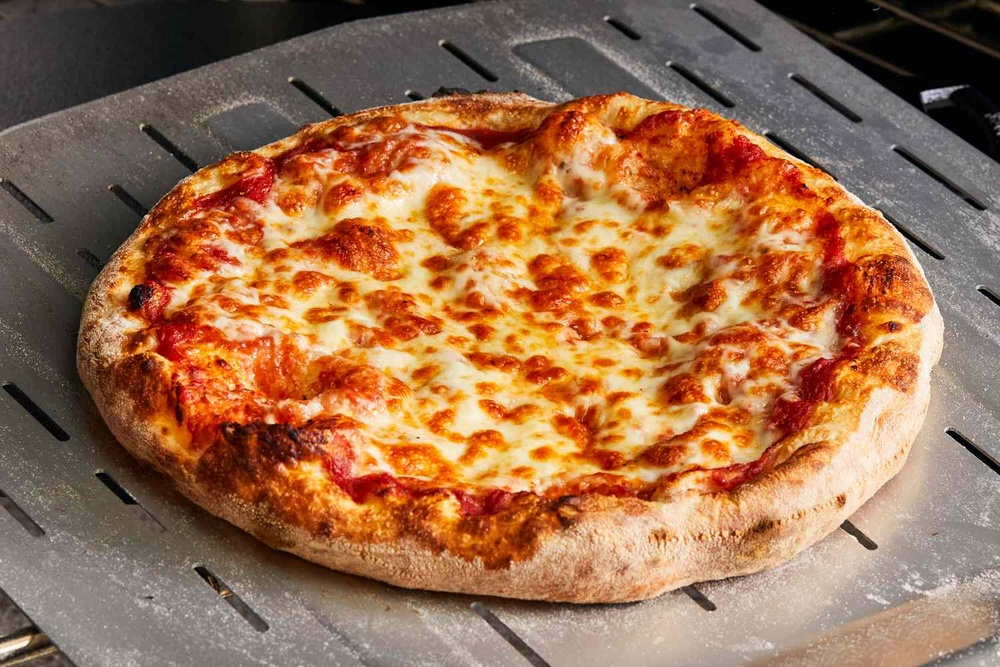
#> input picture opencv/object detection/obj_detection_basics/pizza.jpg, 1000 x 667 px, shrunk from 1500 x 1000 before the run, found by its file name
$ python image_histogram.py
#> lines starting #> are read from the running program, lines starting #| are printed output that depends on the picture
#histogram of an image
#contrast brightness insensity


import numpy as np
import cv2
import matplotlib.pyplot as  plt
img = cv2.imread("object detection\obj_detection_basics\pizza.jpg")
#> img is the input picture: shape (667, 1000, 3); mean B, G, R 77.7, 110.4, 155.9
img = cv2.cvtColor(img,cv2.COLOR_BGR2RGB)

b,g,r = cv2.split(img)
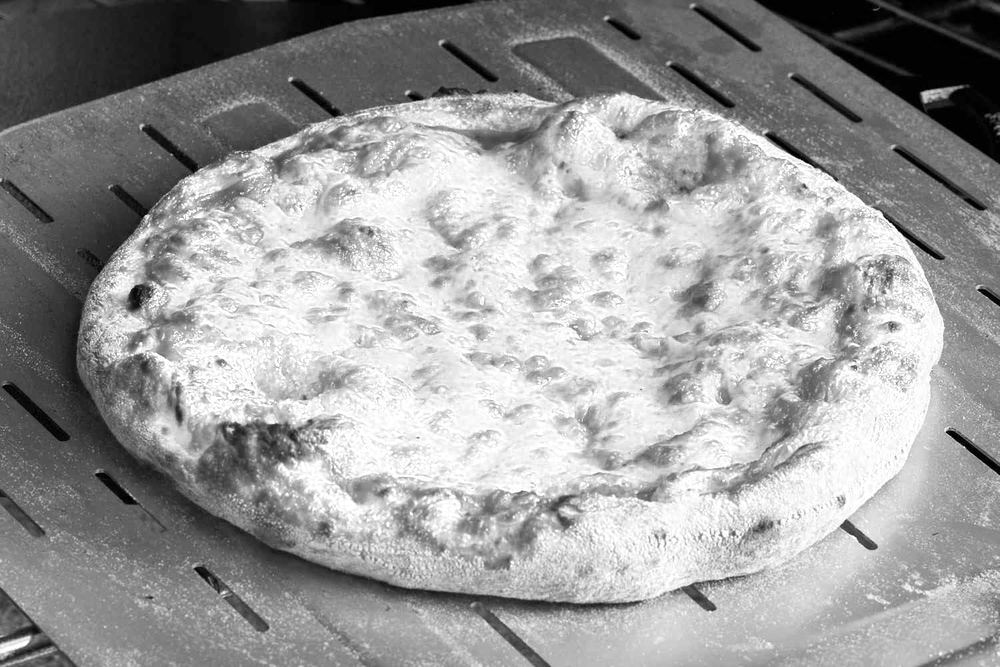
#> b: shape (667, 1000); min 0, max 255, mean 155.9
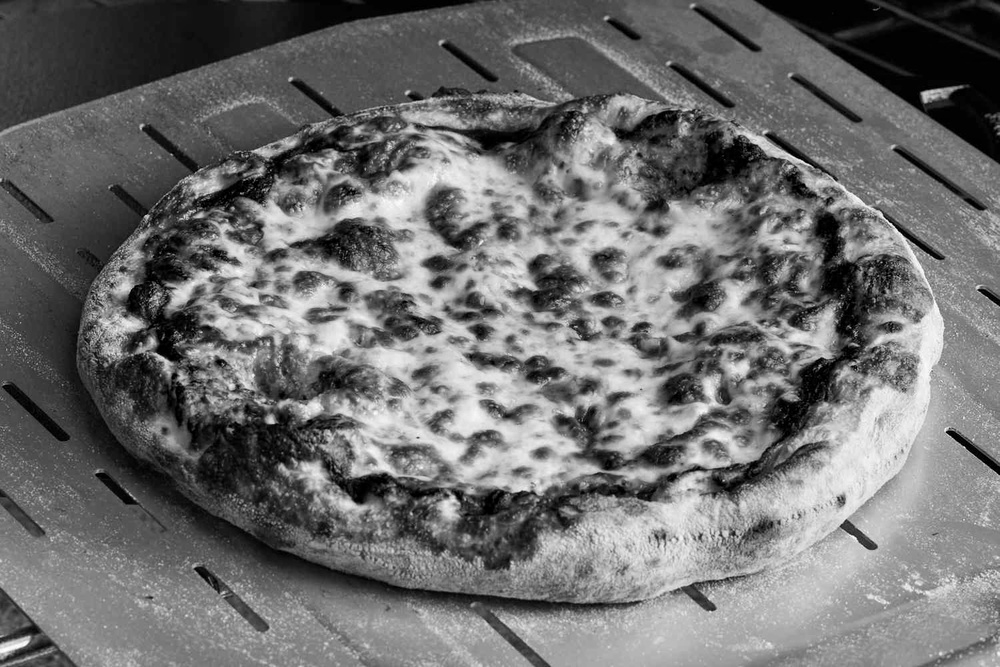
#> g: shape (667, 1000); min 0, max 255, mean 110.4
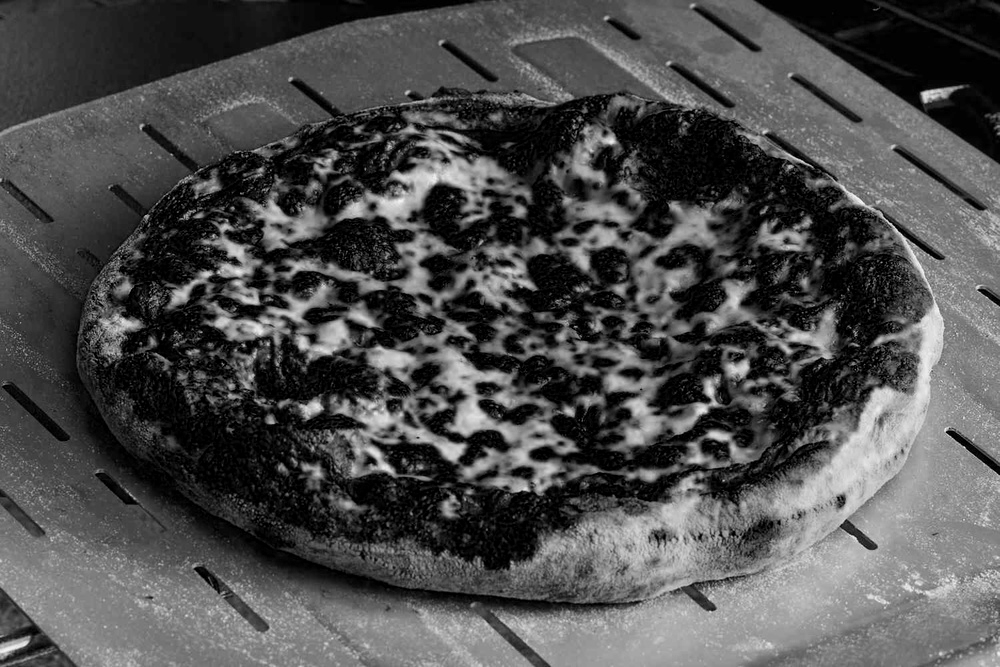
#> r: shape (667, 1000); min 0, max 251, mean 77.7


# img = np.zeros((200,200),np.uint8)
# cv2.rectangle(img,(0,100),(200,200),(255,255,255),-1)
# cv2.rectangle(img,(0,50),(100,100),(127),-1)


cv2.imshow("img",img)

cv2.imshow("b",b)


cv2.imshow("g",g)


cv2.imshow("r",r)


#finds the pixel intensity or pixel value intesity
plt.hist(img.ravel(),256,[0,256])
plt.hist(b.ravel(),256,[0,256])
plt.hist(g.ravel(),256,[0,256])
plt.hist(r.ravel(),256,[0,256])
plt.show()
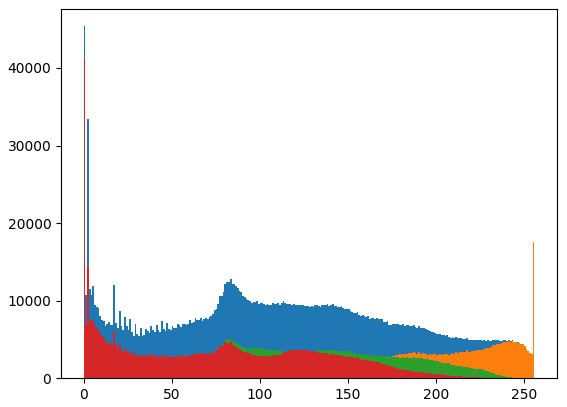
#> figure drawn by matplotlib, 1 panel; tallest bar 45386 high, from x = 0 to 1; tallest bar 17595 high, from x = 255 to 256; tallest bar 10065 high, from x = 2 to 3

cv2.waitKey(0)
cv2.destroyAllWindows()
